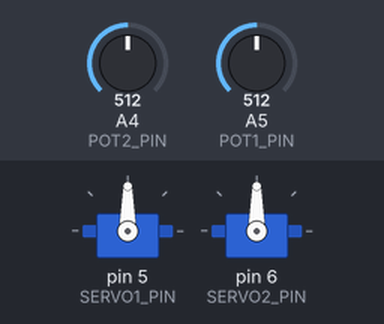
Recording of a sketch running on a simulated Arduino Uno, built with avr-gcc and run on an emulated ATmega328P. Parts: 2 × servo. Inputs (shaded band) come from the test bench; at power-on: A4 (POT2_PIN) = 512, A5 (POT1_PIN) = 512.

Above: at 1.2 s.
1.3 s: A4 (POT2_PIN) set to 716
At 2.1 s:
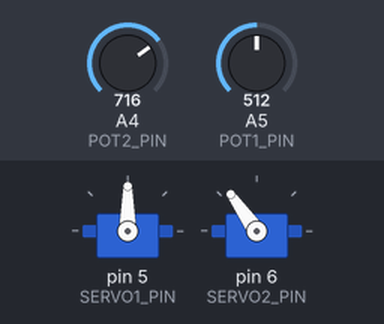
2.8 s: A5 (POT1_PIN) set to 716
At 3.6 s:
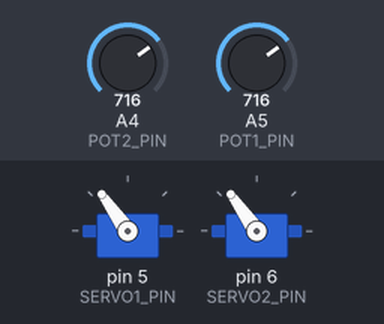
4.3 s: A4 (POT2_PIN) set to 900
At 4.8 s:
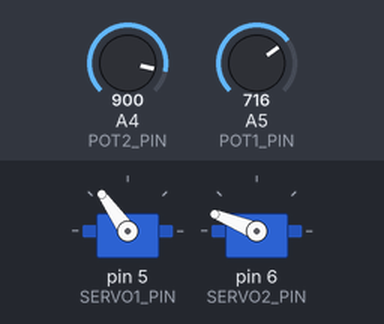
5.8 s: A5 (POT1_PIN) set to 900
At 7.0 s:
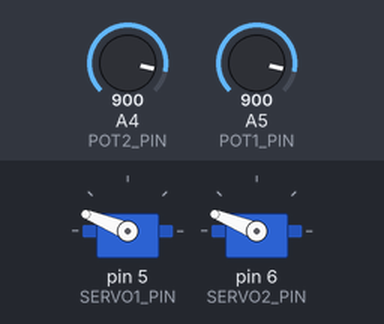
7.3 s: A4 (POT2_PIN) set to 1023
At 8.4 s:
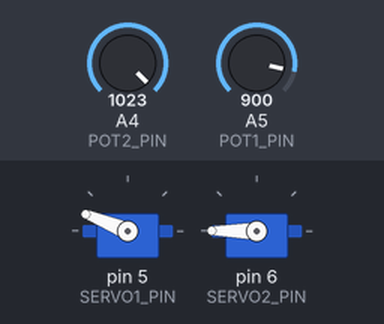
8.8 s: A5 (POT1_PIN) set to 1023
At 9.7 s:
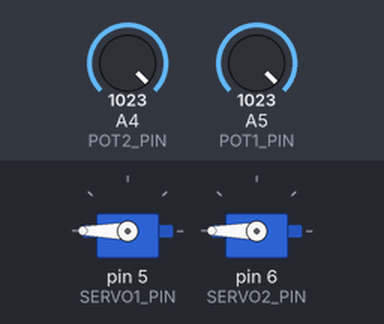
Timing chart, 0 to 11.3 s (numbered marks = the images above; inputs shaded):
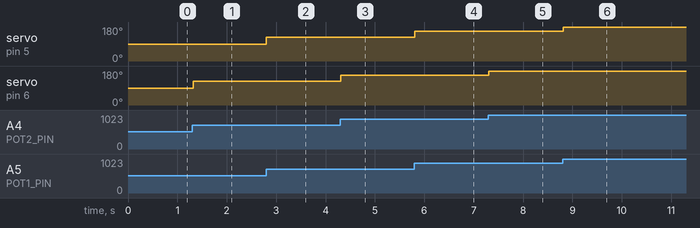

Measured:
- after the input at 1.3 s, servo on pin 6 (SERVO2_PIN): 90° → 125° at once
- after the input at 2.8 s, servo on pin 5 (SERVO1_PIN): 90° → 125° at once
- after the input at 4.3 s, servo on pin 6 (SERVO2_PIN): 125° → 158° at once
- after the input at 5.8 s, servo on pin 5 (SERVO1_PIN): 125° → 158° at once
- after the input at 7.3 s, servo on pin 6 (SERVO2_PIN): 158° → 180° at once
- after the input at 8.8 s, servo on pin 5 (SERVO1_PIN): 158° → 180° at once

The sketch:

hands-on-11b-servomotor.ino
```cpp
/*
 * UNIVERSIDADE FEDERAL DO AMAZONAS - UFAM
 * INSTITUTO DE COMPUTAÇÃO - ICOMP
 * CURSO INTRODUÇÃO AO ARDUINO
 * MARCOS A. P. DE LIMA
 * MARCOS.LIMA@ICOMP.UFAM.EDU.BR
 * JUN, 2022
 */
#include <Servo.h>
#define SERVO1_PIN 5
#define SERVO2_PIN 6
#define POT1_PIN A5
#define POT2_PIN A4

Servo servo1, servo2; // Create a servo object

int pot1, pot2;

void setup() {
  servo1.attach(SERVO1_PIN); // Attaches the servo on pin 5 to the servo1 object
  servo2.attach(SERVO2_PIN); // Attaches the servo on pin 6 to the servo2 object
  servo1.write(90); // Put servo1 at home position
  servo2.write(90); // Put servo2 at home postion
}

void loop() {
  pot1 = analogRead(POT1_PIN); // Read the X-Axis
  pot2 = analogRead(POT2_PIN); // Read the Y-Axis

  pot1 = map(pot1,0,1023,0,180);
  pot2 = map(pot2,0,1023,0,180);

  servo1.write(pot1);
  servo2.write(pot2);

  delay(25);
}
```
